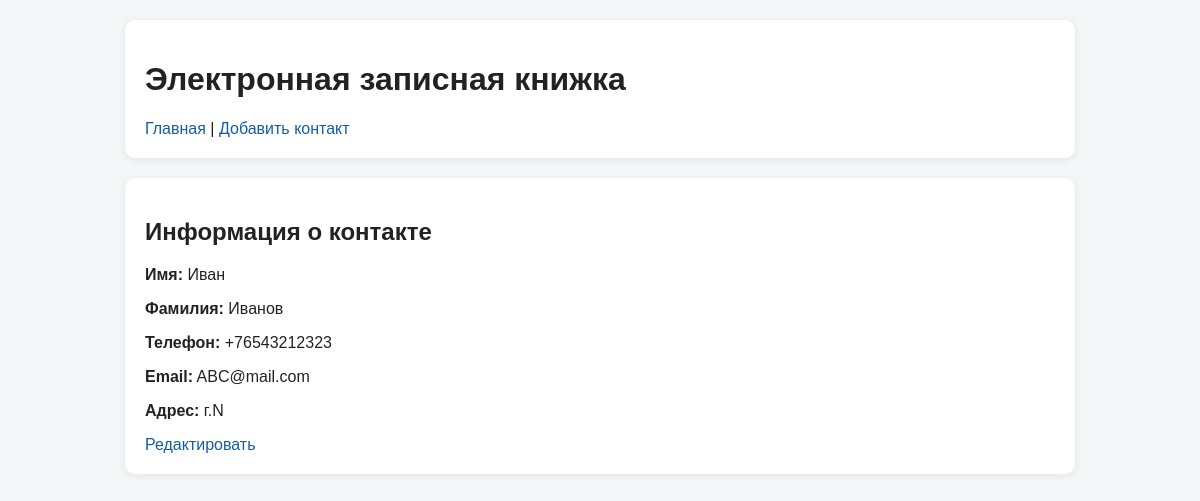
Page /contact/3 on the committed database.
### tables this page shows
CREATE TABLE contacts (
            id INTEGER PRIMARY KEY AUTOINCREMENT,
            first_name TEXT NOT NULL,
            last_name TEXT NOT NULL,
            phone TEXT NOT NULL,
            email TEXT,
            address TEXT
        );

### app.py (the view)
    @app.route("/contact/<int:contact_id>")
    def contact_detail(contact_id):
        conn = get_connection()
        contact = conn.execute(
            "SELECT * FROM contacts WHERE id = ?", (contact_id,)
        ).fetchone()
        conn.close()
        return render_template("detail.html", contact=contact)

### app.py (called while the page is built)
def get_connection():
    conn = sqlite3.connect(DATABASE)
    conn.row_factory = sqlite3.Row
    return conn

### templates/detail.html
{% extends "base.html" %}
{% block content %}
<div class="box">
    {% if contact %}
    <h2>Информация о контакте</h2>
    <p><b>Имя:</b> {{ contact.first_name }}</p>
    <p><b>Фамилия:</b> {{ contact.last_name }}</p>
    <p><b>Телефон:</b> {{ contact.phone }}</p>
    <p><b>Email:</b> {{ contact.email }}</p>
    <p><b>Адрес:</b> {{ contact.address }}</p>
    <a href="{{ url_for('edit_contact', contact_id=contact.id) }}">Редактировать</a>
    {% else %}
    <p>Контакт не найден.</p>
    {% endif %}
</div>
{% endblock %}

### static/style.css (style rules this page uses)
body { font-family: Arial, sans-serif; max-width: 950px; margin: 20px auto; background: #f4f6f8; color: #222; }
.box { background: white; padding: 20px; border-radius: 10px; box-shadow: 0 2px 8px rgba(0, 0, 0, 0.08); margin-bottom: 20px; }
a { text-decoration: none; color: #145da0; }

### rows in the picture
contacts: first_name "Иван", last_name "Иванов", phone "+76543212323", email "ABC@mail.com", address "г.N"
